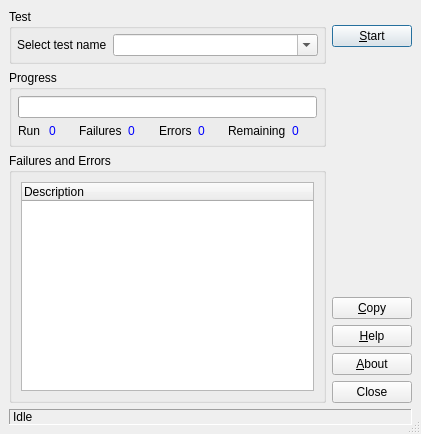
<?xml version="1.0" encoding="UTF-8"?>
<ui version="4.0">
 <author/>
 <comment/>
 <exportmacro/>
 <class>TestGui::UnitTest</class>
 <widget class="QDialog" name="TestGui::UnitTest">
  <property name="geometry">
   <rect>
    <x>0</x>
    <y>0</y>
    <width>421</width>
    <height>434</height>
   </rect>
  </property>
  <property name="windowTitle">
   <string>AuraCAD Unit Test</string>
  </property>
  <property name="sizeGripEnabled">
   <bool>true</bool>
  </property>
  <layout class="QGridLayout">
   <property name="margin">
    <number>9</number>
   </property>
   <property name="spacing">
    <number>6</number>
   </property>
   <item row="0" column="0">
    <widget class="QGroupBox" name="buttonGroup1">
     <property name="title">
      <string>Test</string>
     </property>
     <layout class="QHBoxLayout">
      <property name="margin">
       <number>5</number>
      </property>
      <property name="spacing">
       <number>6</number>
      </property>
      <item>
       <widget class="QLabel" name="textLabelTest">
        <property name="text">
         <string>Select test name</string>
        </property>
       </widget>
      </item>
      <item>
       <widget class="QComboBox" name="comboTests">
        <property name="sizePolicy">
         <sizepolicy>
          <hsizetype>3</hsizetype>
          <vsizetype>0</vsizetype>
          <horstretch>0</horstretch>
          <verstretch>0</verstretch>
         </sizepolicy>
        </property>
        <property name="editable">
         <bool>true</bool>
        </property>
        <property name="duplicatesEnabled">
         <bool>false</bool>
        </property>
       </widget>
      </item>
     </layout>
    </widget>
   </item>
  <item rowspan="3" row="0" column="1">
    <layout class="QVBoxLayout">
     <property name="margin">
      <number>0</number>
     </property>
     <property name="spacing">
      <number>6</number>
     </property>
     <item>
      <spacer>
       <property name="orientation">
        <enum>Qt::Vertical</enum>
       </property>
       <property name="sizeType">
        <enum>QSizePolicy::Fixed</enum>
       </property>
       <property name="sizeHint">
        <size>
         <width>20</width>
         <height>16</height>
        </size>
       </property>
      </spacer>
     </item>
     <item>
      <widget class="QPushButton" name="startButton">
       <property name="text">
        <string>&amp;Start</string>
       </property>
       <property name="shortcut">
        <string>Alt+S</string>
       </property>
       <property name="autoDefault">
        <bool>true</bool>
       </property>
       <property name="default">
        <bool>true</bool>
       </property>
      </widget>
     </item>
     <item>
      <spacer>
       <property name="orientation">
        <enum>Qt::Vertical</enum>
       </property>
       <property name="sizeType">
        <enum>QSizePolicy::Expanding</enum>
       </property>
       <property name="sizeHint">
        <size>
         <width>77</width>
         <height>141</height>
        </size>
       </property>
      </spacer>
     </item>
     <item>
      <widget class="QPushButton" name="copyButton">
       <property name="text">
        <string>&amp;Copy</string>
       </property>
       <property name="shortcut">
        <string>Ctrl+C</string>
       </property>
       <property name="autoDefault">
        <bool>true</bool>
       </property>
      </widget>
     </item>
     <item>
      <widget class="QPushButton" name="helpButton">
       <property name="text">
        <string>&amp;Help</string>
       </property>
       <property name="shortcut">
        <string>F1</string>
       </property>
       <property name="autoDefault">
        <bool>true</bool>
       </property>
      </widget>
     </item>
     <item>
      <widget class="QPushButton" name="aboutButton">
       <property name="text">
        <string>&amp;About</string>
       </property>
       <property name="shortcut">
        <string>Alt+A</string>
       </property>
       <property name="autoDefault">
        <bool>true</bool>
       </property>
      </widget>
     </item>
     <item>
      <widget class="QPushButton" name="closeButton">
       <property name="text">
        <string>Close</string>
       </property>
       <property name="shortcut">
        <string>Alt+C</string>
       </property>
       <property name="autoDefault">
        <bool>true</bool>
       </property>
      </widget>
     </item>
    </layout>
   </item>
   <item row="1" column="0">
    <widget class="QGroupBox" name="groupBox1">
     <property name="title">
      <string>Progress</string>
     </property>
     <layout class="QGridLayout">
      <property name="margin">
       <number>6</number>
      </property>
      <property name="spacing">
       <number>6</number>
      </property>
      <item row="0" column="0" colspan="8">
       <widget class="QProgressBar" name="progressBar">
        <property name="orientation">
         <enum>Qt::Horizontal</enum>
        </property>
       </widget>
      </item>
      <item row="1" column="0">
       <widget class="QLabel" name="textLabelRun">
        <property name="text">
         <string>Run</string>
        </property>
       </widget>
      </item>
     <item row="1" column="1">
       <widget class="QLabel" name="textLabelRunCt">
        <property name="text">
         <string notr="true">&lt;font color="#0000ff"&gt;0&lt;/font&gt;</string>
        </property>
        <property name="alignment">
         <set>Qt::AlignVCenter</set>
        </property>
       </widget>
      </item>
      <item row="1" column="2">
       <widget class="QLabel" name="textLabelFail">
        <property name="text">
         <string>Failures</string>
        </property>
       </widget>
      </item>
      <item row="1" column="3">
       <widget class="QLabel" name="textLabelFailCt">
        <property name="text">
         <string notr="true">&lt;font color="#0000ff"&gt;0&lt;/font&gt;</string>
        </property>
        <property name="alignment">
         <set>Qt::AlignVCenter</set>
        </property>
       </widget>
      </item>
      <item row="1" column="4">
       <widget class="QLabel" name="textLabelErr">
        <property name="text">
         <string>Errors</string>
        </property>
       </widget>
      </item>
      <item row="1" column="5">
       <widget class="QLabel" name="textLabelErrCt">
        <property name="text">
         <string notr="true">&lt;font color="#0000ff"&gt;0&lt;/font&gt;</string>
        </property>
        <property name="alignment">
         <set>Qt::AlignVCenter</set>
        </property>
       </widget>
      </item>
      <item row="1" column="6">
       <widget class="QLabel" name="textLabelRem">
        <property name="text">
         <string>Remaining</string>
        </property>
       </widget>
      </item>
      <item row="1" column="7">
       <widget class="QLabel" name="textLabelRemCt">
        <property name="text">
         <string notr="true">&lt;font color="#0000ff"&gt;0&lt;/font&gt;</string>
        </property>
        <property name="alignment">
         <set>Qt::AlignVCenter</set>
        </property>
       </widget>
      </item>
      </layout>
    </widget>
   </item>
   <item row="2" column="0">
    <widget class="QGroupBox" name="groupBox2">
     <property name="title">
      <string>Failures and Errors</string>
     </property>
     <layout class="QGridLayout">
      <property name="margin">
       <number>9</number>
      </property>
      <property name="spacing">
       <number>6</number>
      </property>
      <item row="0" column="0">
       <widget class="QTreeWidget" name="treeViewFailure">
        <property name="rootIsDecorated">
         <bool>false</bool>
        </property>
        <column>
         <property name="text">
          <string>Description</string>
         </property>
        </column>
       </widget>
      </item>
     </layout>
    </widget>
   </item>
   <item row="3" column="0" colspan="2">
    <widget class="QLabel" name="textLabelStatus">
     <property name="frameShape">
      <enum>QFrame::Panel</enum>
     </property>
     <property name="frameShadow">
      <enum>QFrame::Sunken</enum>
     </property>
     <property name="text">
      <string>Idle</string>
     </property>
    </widget>
   </item>
   </layout>
 </widget>
 <layoutdefault spacing="6" margin="11"/>
 <tabstops>
  <tabstop>comboTests</tabstop>
  <tabstop>startButton</tabstop>
  <tabstop>treeViewFailure</tabstop>
  <tabstop>copyButton</tabstop>
  <tabstop>helpButton</tabstop>
  <tabstop>aboutButton</tabstop>
  <tabstop>closeButton</tabstop>
 </tabstops>
 <resources/>
 <connections>
  <connection>
   <sender>closeButton</sender>
   <signal>clicked()</signal>
   <receiver>TestGui::UnitTest</receiver>
   <slot>close()</slot>
   <hints>
    <hint type="sourcelabel">
     <x>376</x>
     <y>421</y>
    </hint>
    <hint type="destinationlabel">
     <x>214</x>
     <y>252</y>
    </hint>
   </hints>
  </connection>
 </connections>
</ui>
